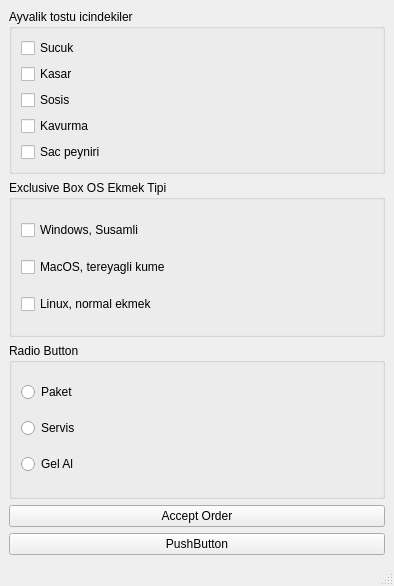
<?xml version="1.0" encoding="UTF-8"?>
<ui version="4.0">
 <class>MainWindow</class>
 <widget class="QMainWindow" name="MainWindow">
  <property name="geometry">
   <rect>
    <x>0</x>
    <y>0</y>
    <width>394</width>
    <height>586</height>
   </rect>
  </property>
  <property name="windowTitle">
   <string>MainWindow</string>
  </property>
  <widget class="QWidget" name="centralwidget">
   <layout class="QVBoxLayout" name="verticalLayout_4">
    <item>
     <widget class="QGroupBox" name="groupBox_2">
      <property name="title">
       <string>Ayvalik tostu icindekiler</string>
      </property>
      <layout class="QVBoxLayout" name="verticalLayout">
       <item>
        <widget class="QCheckBox" name="checkBox_4">
         <property name="text">
          <string>Sucuk</string>
         </property>
        </widget>
       </item>
       <item>
        <widget class="QCheckBox" name="checkBox_6">
         <property name="text">
          <string>Kasar</string>
         </property>
        </widget>
       </item>
       <item>
        <widget class="QCheckBox" name="checkBox_5">
         <property name="text">
          <string>Sosis</string>
         </property>
        </widget>
       </item>
       <item>
        <widget class="QCheckBox" name="checkBox_7">
         <property name="text">
          <string>Kavurma</string>
         </property>
        </widget>
       </item>
       <item>
        <widget class="QCheckBox" name="checkBox_8">
         <property name="text">
          <string>Sac peyniri</string>
         </property>
        </widget>
       </item>
      </layout>
     </widget>
    </item>
    <item>
     <widget class="QGroupBox" name="groupBox">
      <property name="title">
       <string>Exclusive Box OS Ekmek Tipi</string>
      </property>
      <layout class="QVBoxLayout" name="verticalLayout_2">
       <item>
        <widget class="QCheckBox" name="checkBox_3">
         <property name="text">
          <string>Windows, Susamli</string>
         </property>
        </widget>
       </item>
       <item>
        <widget class="QCheckBox" name="checkBox">
         <property name="text">
          <string>MacOS, tereyagli kume</string>
         </property>
        </widget>
       </item>
       <item>
        <widget class="QCheckBox" name="checkBox_2">
         <property name="text">
          <string>Linux, normal ekmek</string>
         </property>
        </widget>
       </item>
      </layout>
     </widget>
    </item>
    <item>
     <widget class="QGroupBox" name="groupBox_3">
      <property name="title">
       <string>Radio Button</string>
      </property>
      <layout class="QVBoxLayout" name="verticalLayout_3">
       <item>
        <widget class="QRadioButton" name="radioButton_3">
         <property name="text">
          <string>Paket</string>
         </property>
        </widget>
       </item>
       <item>
        <widget class="QRadioButton" name="radioButton">
         <property name="text">
          <string>Servis</string>
         </property>
        </widget>
       </item>
       <item>
        <widget class="QRadioButton" name="radioButton_2">
         <property name="text">
          <string>Gel Al</string>
         </property>
        </widget>
       </item>
      </layout>
     </widget>
    </item>
    <item>
     <widget class="QPushButton" name="pushButton">
      <property name="text">
       <string>Accept Order</string>
      </property>
     </widget>
    </item>
    <item>
     <widget class="QPushButton" name="pushButton_2">
      <property name="text">
       <string>PushButton</string>
      </property>
     </widget>
    </item>
   </layout>
  </widget>
  <widget class="QMenuBar" name="menubar">
   <property name="geometry">
    <rect>
     <x>0</x>
     <y>0</y>
     <width>394</width>
     <height>22</height>
    </rect>
   </property>
  </widget>
  <widget class="QStatusBar" name="statusbar"/>
 </widget>
 <resources/>
 <connections/>
</ui>
